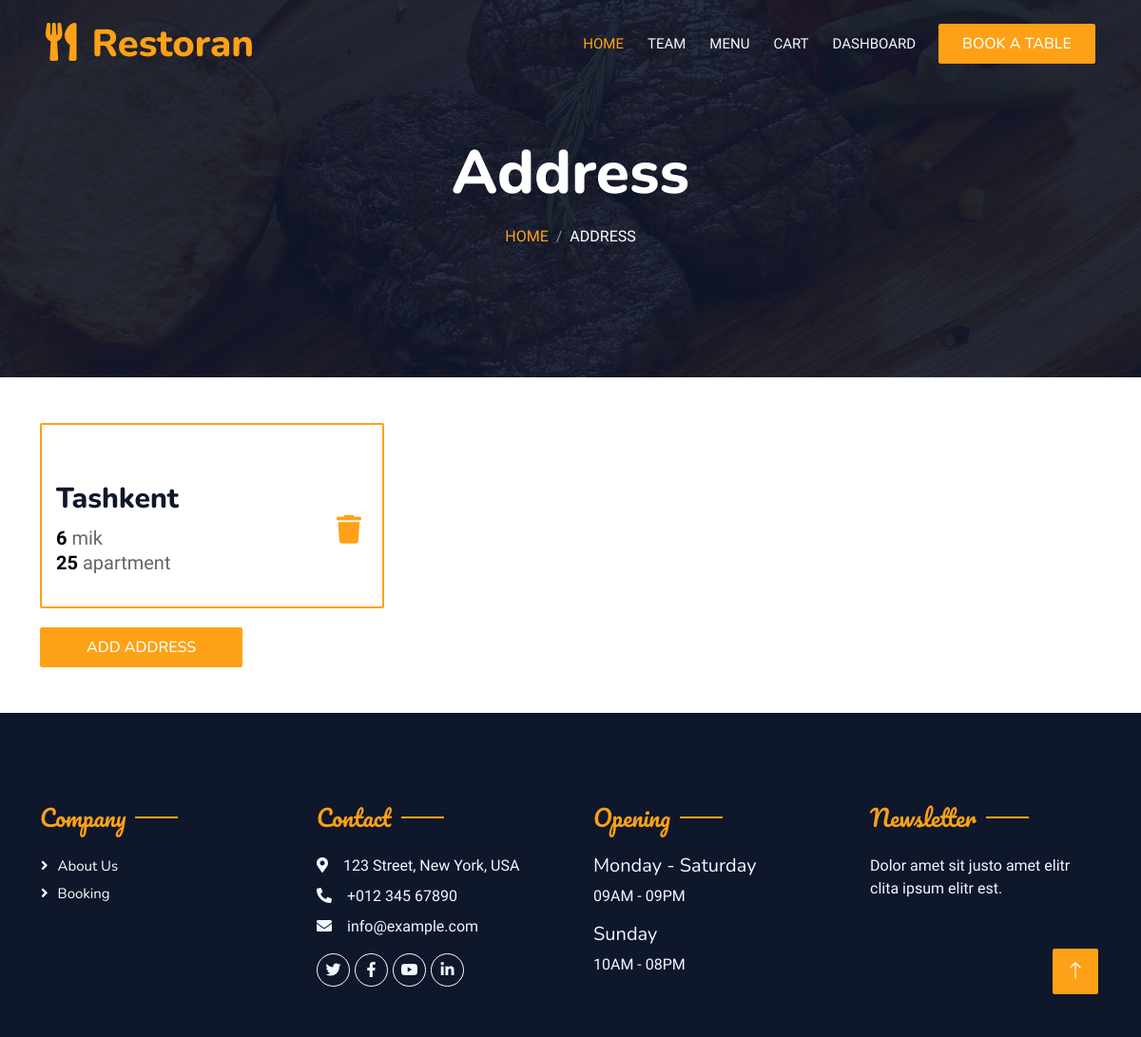
Screenshot of /address (signed in) with the database file from the repository.
### blog/models.py (models this page shows, shortened)
class Address(models.Model):
    user = models.ForeignKey(User, on_delete=models.CASCADE)
    city = models.CharField(max_length=255)
    region = models.CharField(max_length=255)
    apartment = models.CharField(max_length=255)

### blog/views.py (the view)
# urls.py: path('address', views.address, name='address'),
@login_required(login_url='login')
def address(request):
    address = Address.objects.filter(user=request.user)
    return render(request, 'address.html', {'address':address})

### templates/address.html (shortened to what this page needs)
{% load static %}
<!DOCTYPE html>
<html lang="en">
    <head>
        <link rel="stylesheet" href="https://cdnjs.cloudflare.com/ajax/libs/font-awesome/6.6.0/css/all.min.css" />
        <link href="https://cdnjs.cloudflare.com/ajax/libs/font-awesome/5.10.0/css/all.min.css" rel="stylesheet">
        <link href="https://cdn.jsdelivr.net/npm/bootstrap-icons@1.4.1/font/bootstrap-icons.css" rel="stylesheet">
        <link href="{% static 'css/bootstrap.min.css' %}" rel="stylesheet">
        <link href="{% static 'css/style.css' %}" rel="stylesheet">
    </head>
<body>
    <div class="container-xxl bg-white p-0">
        <div class="container-xxl position-relative p-0">
            <nav class="navbar navbar-expand-lg navbar-dark bg-dark px-4 px-lg-5 py-3 py-lg-0">
                <a href="" class="navbar-brand p-0">
                    <h1 class="text-primary m-0"><i class="fa fa-utensils me-3"></i>Restoran</h1>
                </a>
                <div class="collapse navbar-collapse" id="navbarCollapse">
                    <div class="navbar-nav ms-auto py-0 pe-4">
                        <a href="{% url 'home' %}" class="nav-item nav-link active">Home</a>
                        <a href="{% url 'team' %}" class="nav-item nav-link">Team</a>
                        <a href="{% url 'menu' %}" class="nav-item nav-link">Menu</a>
                        <a href="{% url 'cart' %}" class="nav-item nav-link">Cart</a>
                        {% if user.is_authenticated %}
                        <a href="{% url 'dashboard' %}" class="nav-item nav-link">Dashboard</a>
                        {% else %}
                        <a href="{% url 'login' %}" class="nav-item nav-link">Login</a>
                        {% endif %}
                    </div>
                    <a href="{% url 'reserve' %}" class="btn btn-primary py-2 px-4">Book A Table</a>
                </div>
            </nav>
            <div class="container-xxl py-5 bg-dark hero-header mb-5">
                <div class="container text-center my-5 pt-5 pb-4">
                    <h1 class="display-3 text-white mb-3 animated slideInDown">Address</h1>
                    <nav aria-label="breadcrumb">
                        <ol class="breadcrumb justify-content-center text-uppercase">
                            <li class="breadcrumb-item"><a href="#">Home</a></li>
                            <li class="breadcrumb-item text-white active" aria-current="page">Address</li>
                        </ol>
                    </nav>
                </div>
            </div>
        </div>
        <div class="container">
            <div class="cards" style="display: grid; grid-template-columns: 33.3% 33.3% 33.3%;">
                {% for add in address %}
                <div class="card " style="margin-right: 10px; border: 2px solid #FEA116 ; margin-bottom: 20px;">
                    <div style="padding: 15px;">
                        <h6 style="font-size: 30px; margin-top: 45px;">{{add.city}}</h6>
                        <div style="display: grid; grid-template-columns: 90% 10%;">
                            <div>
                            <p style="font-size: 20px; ;" ><b style="color: black;">{{add.region}}</b> mik</p>
                            <p style="font-size: 20px; margin-top: -20px;;" ><b style="color: black;">{{add.apartment}}</b> apartment</p>
                            </div>
                            <h5 style="font-size: 30px; margin-top: -10px; color: rgb(193, 7, 7);"><a href="javascript:void(0);" onclick="confirmDelete('{{ add.id }}')"><i class="fa-solid fa-trash"></i></a></h5>
                        </div>
                    </div>
                </div>
                {% endfor %}
            </div>
            <a href="{% url 'add_address' %}" class="btn btn-primary py-2 px-5">Add Address</a>
        </div>
        <div class="container-fluid bg-dark text-light footer pt-5 mt-5 wow fadeIn" data-wow-delay="0.1s">
            <div class="container py-5">
                <div class="row g-5">
                    <div class="col-lg-3 col-md-6">
                        <h4 class="section-title ff-secondary text-start text-primary fw-normal mb-4">Company</h4>
                        <a class="btn btn-link" href="{% url 'about' %}">About Us</a>
                        <a class="btn btn-link" href="{% url 'reserve' %}">Booking</a>
                    </div>
                    <div class="col-lg-3 col-md-6">
                        <h4 class="section-title ff-secondary text-start text-primary fw-normal mb-4">Contact</h4>
                        <p class="mb-2"><i class="fa fa-map-marker-alt me-3"></i>123 Street, New York, USA</p>
                        <p class="mb-2"><i class="fa fa-phone-alt me-3"></i>+012 345 67890</p>
                        <p class="mb-2"><i class="fa fa-envelope me-3"></i>info@example.com</p>
                        <div class="d-flex pt-2">
                            <a class="btn btn-outline-light btn-social" href=""><i class="fab fa-twitter"></i></a>
                            <a class="btn btn-outline-light btn-social" href=""><i class="fab fa-facebook-f"></i></a>
                            <a class="btn btn-outline-light btn-social" href=""><i class="fab fa-youtube"></i></a>
                            <a class="btn btn-outline-light btn-social" href=""><i class="fab fa-linkedin-in"></i></a>
                        </div>
                    </div>
                    <div class="col-lg-3 col-md-6">
                        <h4 class="section-title ff-secondary text-start text-primary fw-normal mb-4">Opening</h4>
                        <h5 class="text-light fw-normal">Monday - Saturday</h5>
                        <p>09AM - 09PM</p>
                        <h5 class="text-light fw-normal">Sunday</h5>
                        <p>10AM - 08PM</p>
                    </div>
                    <div class="col-lg-3 col-md-6">
                        <h4 class="section-title ff-secondary text-start text-primary fw-normal mb-4">Newsletter</h4>
                        <p>Dolor amet sit justo amet elitr clita ipsum elitr est.</p>
                    </div>
                </div>
            </div>
        </div>
        <a href="#navbar" class="btn btn-lg btn-primary btn-lg-square back-to-top"><i class="bi bi-arrow-up"></i></a>
    </div>
</body>
</html>

### static/css/style.css (style rules this page uses)
:root { --primary: #FEA116; --light: #F1F8FF; --dark: #0F172B; }
.ff-secondary { font-family: 'Pacifico', cursive; }
.back-to-top { position: fixed; display: none; right: 45px; bottom: 45px; z-index: 99; }
.btn { font-family: 'Nunito', sans-serif; font-weight: 500; text-transform: uppercase; transition: .5s; }
.btn.btn-primary, .btn.btn-secondary { color: #FFFFFF; }
.btn-lg-square { width: 48px; height: 48px; }
.btn-square, .btn-sm-square, .btn-lg-square { padding: 0; display: flex; align-items: center; justify-content: center; font-weight: normal; border-radius: 2px; }
.navbar-dark .navbar-nav .nav-link { position: relative; margin-left: 25px; padding: 35px 0; font-size: 15px; color: var(--light) !important; text-transform: uppercase; font-weight: 500; outline: none; transition: .5s; }
.navbar-dark .navbar-nav .nav-link:hover, .navbar-dark .navbar-nav .nav-link.active { color: var(--primary) !important; }
@media (min-width: 992px) { .navbar-dark { position: absolute; width: 100%; top: 0; left: 0; z-index: 999; background: transparent !important; } }
.hero-header { background: linear-gradient(rgba(15, 23, 43, .9), rgba(15, 23, 43, .9)), url(../img/bg-hero.jpg); background-position: center center; background-repeat: no-repeat; background-size: cover; }
.breadcrumb-item + .breadcrumb-item::before { color: rgba(255, 255, 255, .5); }
.section-title { position: relative; display: inline-block; }
.section-title::before { position: absolute; content: ""; width: 45px; height: 2px; top: 50%; left: -55px; margin-top: -1px; background: var(--primary); }
.section-title::after { position: absolute; content: ""; width: 45px; height: 2px; top: 50%; right: -55px; margin-top: -1px; background: var(--primary); }
.section-title.text-start::before, .section-title.text-end::after { display: none; }
.footer .btn.btn-social { margin-right: 5px; width: 35px; height: 35px; display: flex; align-items: center; justify-content: center; color: var(--light); border: 1px solid #FFFFFF; border-radius: 35px; transition: .3s; }
.footer .btn.btn-link { display: block; margin-bottom: 5px; padding: 0; text-align: left; color: #FFFFFF; font-size: 15px; font-weight: normal; text-transform: capitalize; transition: .3s; }
.footer .btn.btn-link::before { position: relative; content: "\f105"; font-family: "Font Awesome 5 Free"; font-weight: 900; margin-right: 10px; }

### rows the page displays
Address: city "Tashkent", region "6", apartment "25"
